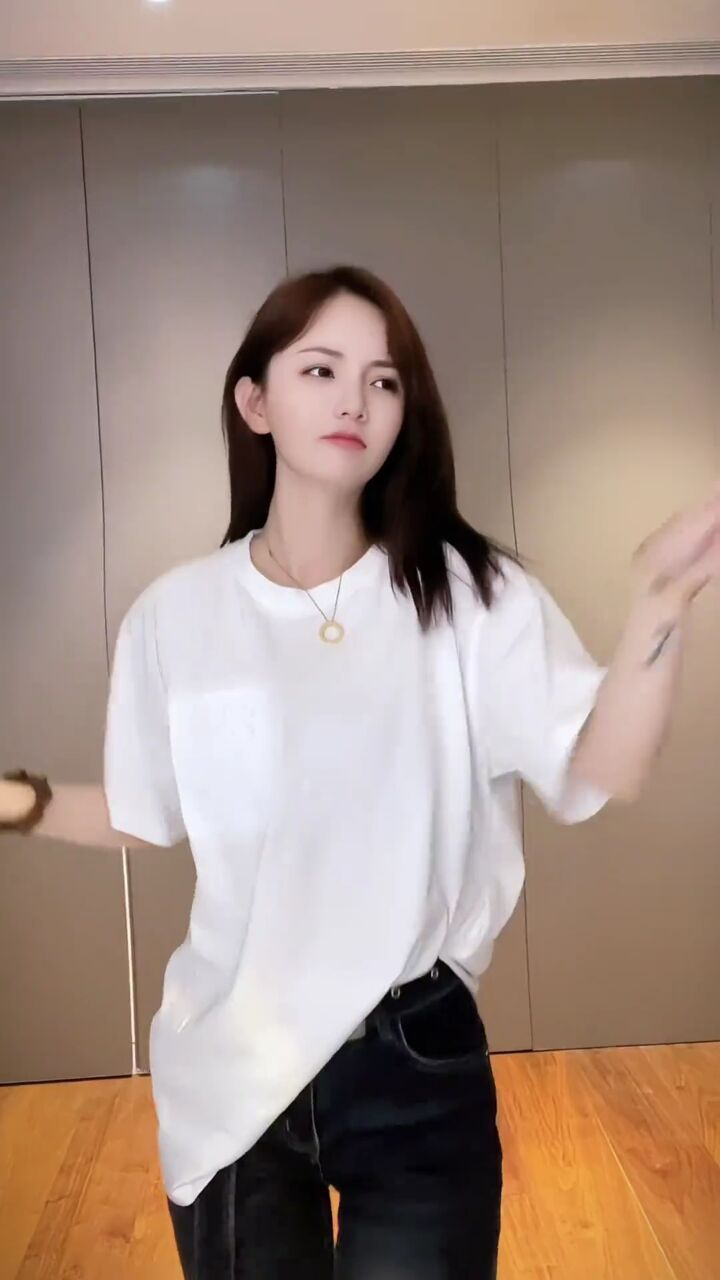
#> input picture day20/课堂代码/day20/b.jpeg, 720 x 1280 px
$ python '15-图像翻转.py'
#> lines starting #> are read from the running program, lines starting #| are printed output that depends on the picture
"""
Image.transpose(method: Transpose) → Image：转置图像(以90度的步骤翻转或旋转)
method 参数决定了图片要如何翻转，参数值如下：
Image.Transpose.FLIP_LEFT_RIGHT：左右水平翻转；
Image.Transpose.FLIP_TOP_BOTTOM：上下垂直翻转；
Image.Transpose.ROTATE_90：图像旋转 90 度；
Image.Transpose.ROTATE_180：图像旋转 180 度；
Image.Transpose.ROTATE_270：图像旋转 270 度；
Image.Transpose.TRANSPOSE：图像转置；
Image.Transpose.TRANSVERSE：图像横向翻转。

"""
from PIL import Image

img = Image.open("b.jpeg")
#> img is the input picture: PIL image 720x1280 RGB; mean R, G, B 158.7, 137.7, 126.4

img1 = img.transpose(Image.Transpose.FLIP_LEFT_RIGHT)
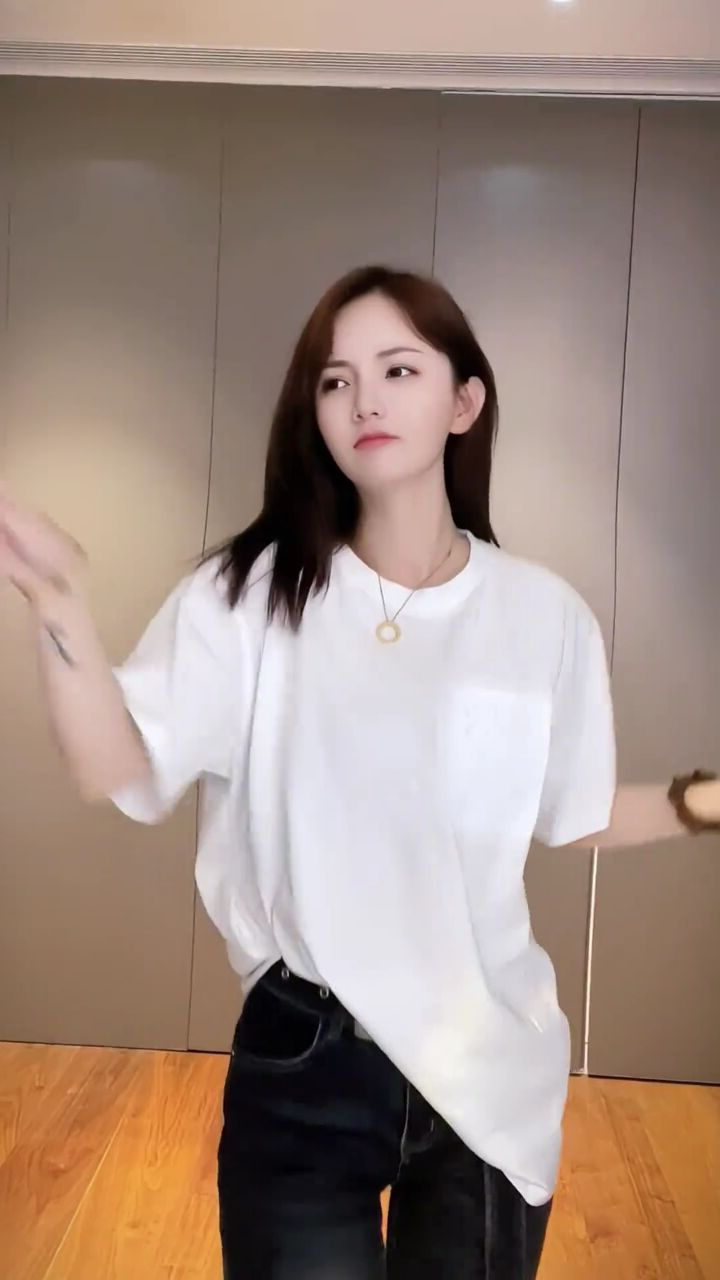
#> img1: PIL image 720x1280 RGB; mean R, G, B 158.7, 137.7, 126.4
img1.show()

$ run again, with day20/课堂代码/day20/mn.jpeg copied over day20/课堂代码/day20/b.jpeg
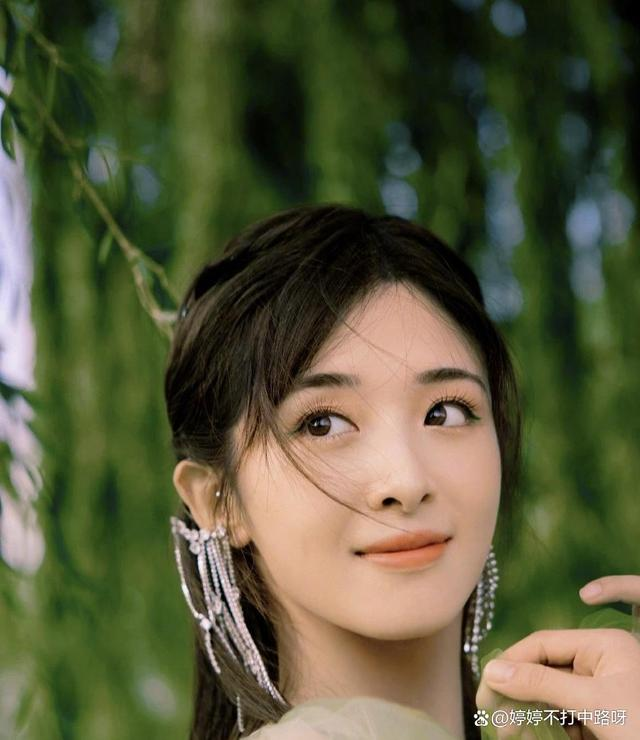
#> input picture day20/课堂代码/day20/mn.jpeg, 640 x 740 px
#> img is the input picture: PIL image 640x740 RGB; mean R, G, B 87.9, 89, 58.9
#> `img1 = img.transpose(Image.Transpose.FLIP_LEFT_RIGHT)`:
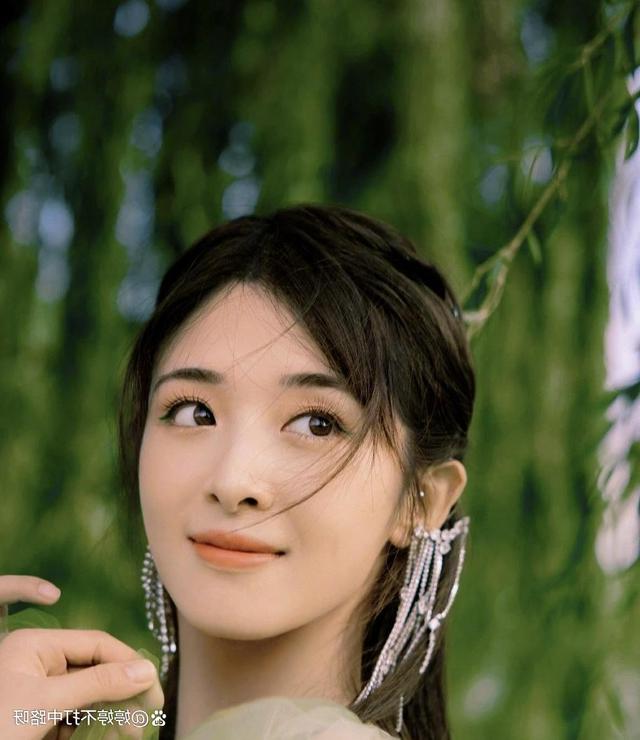
#> img1: PIL image 640x740 RGB; mean R, G, B 87.9, 89, 58.9
